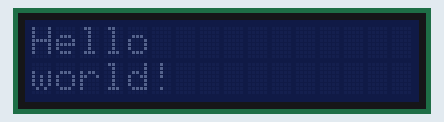
This program was run on a simulated Raspberry Pi (BCM pin numbers). Shown: 16×2 character LCD. At 32.2 s the program stops and its outputs stay as they are.

Above: at 0.1 s.
At 5.1 s:
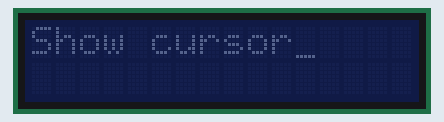
At 10.1 s:
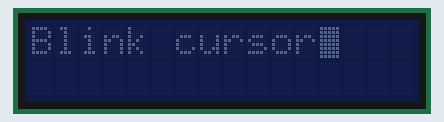
At 25.2 s:
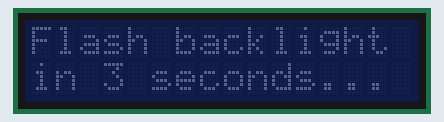
At 28.2 s:
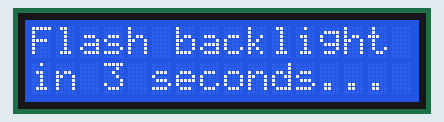
At 32.2 s:
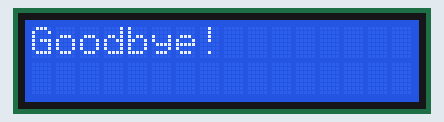

The program:

char_lcd.py
```python
#!/usr/bin/python
# Example using a character LCD connected to a Raspberry Pi or BeagleBone Black.
import time

import Adafruit_CharLCD as LCD


# Raspberry Pi pin configuration:
lcd_rs        = 4   # Note this might need to be changed to 21 for older revision Pi's.
lcd_en        = 24
lcd_d4        = 23
lcd_d5        = 17
lcd_d6        = 18
lcd_d7        = 22
lcd_backlight = 14

# BeagleBone Black configuration:
# lcd_rs        = 'P8_8'
# lcd_en        = 'P8_10'
# lcd_d4        = 'P8_18'
# lcd_d5        = 'P8_16'
# lcd_d6        = 'P8_14'
# lcd_d7        = 'P8_12'
# lcd_backlight = 'P8_7'

# Define LCD column and row size for 16x2 LCD.
lcd_columns = 16
lcd_rows    = 2

# Alternatively specify a 20x4 LCD.
# lcd_columns = 20
# lcd_rows    = 4

# Initialize the LCD using the pins above.
lcd = LCD.Adafruit_CharLCD(lcd_rs, lcd_en, lcd_d4, lcd_d5, lcd_d6, lcd_d7,
                           lcd_columns, lcd_rows, lcd_backlight)

# Turn backlight on.
lcd.set_backlight(0)

# Print a two line message
lcd.message('Hello\nworld!')

# Wait 5 seconds
time.sleep(5.0)

# Demo showing the cursor.
lcd.clear()
lcd.show_cursor(True)
lcd.message('Show cursor')

time.sleep(5.0)

# Demo showing the blinking cursor.
lcd.clear()
lcd.blink(True)
lcd.message('Blink cursor')

time.sleep(5.0)

# Stop blinking and showing cursor.
lcd.show_cursor(False)
lcd.blink(False)

# Demo scrolling message right/left.
lcd.clear()
message = 'Scroll'
lcd.message(message)
for i in range(lcd_columns-len(message)):
    time.sleep(0.5)
    lcd.move_right()
for i in range(lcd_columns-len(message)):
    time.sleep(0.5)
    lcd.move_left()

# Demo turning backlight off and on.
lcd.clear()
lcd.message('Flash backlight\nin 3 seconds...')
time.sleep(3.0)
# Turn backlight off.
lcd.set_backlight(1)
time.sleep(2.0)
# Turn backlight on.
lcd.set_backlight(0)


# Change message.
lcd.clear()
lcd.message('Goodbye!')
time.sleep(2.0)
lcd.set_backlight(1)
```

Measured:
- what the display in image 1 shows lasts 5.0 s, from 5.1 s to 10.1 s
- what the display in image 3 shows lasts 3.0 s, from 25.1 s to 28.1 s
- what the display in image 4 shows lasts 2.1 s, from 28.1 s to 30.2 s
